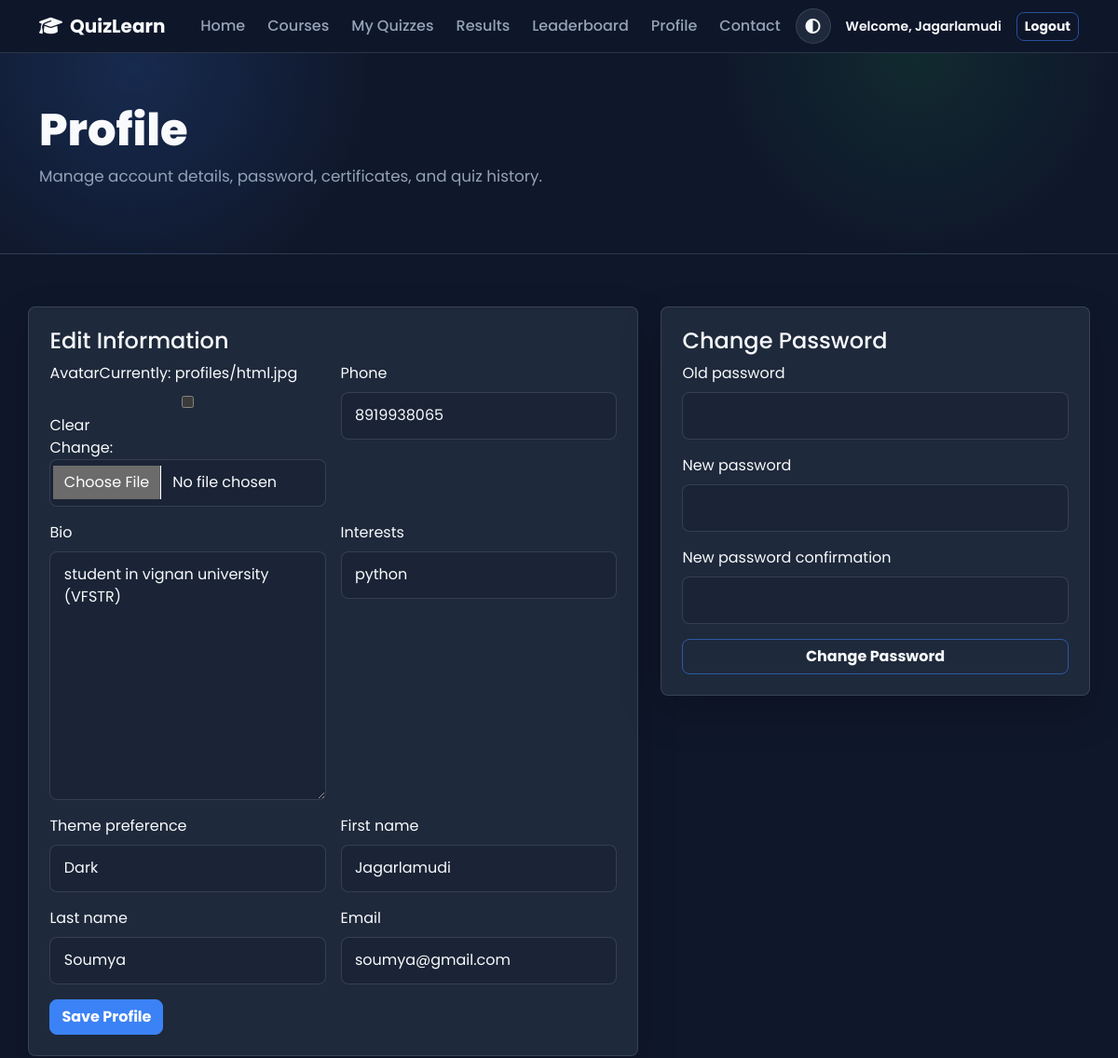
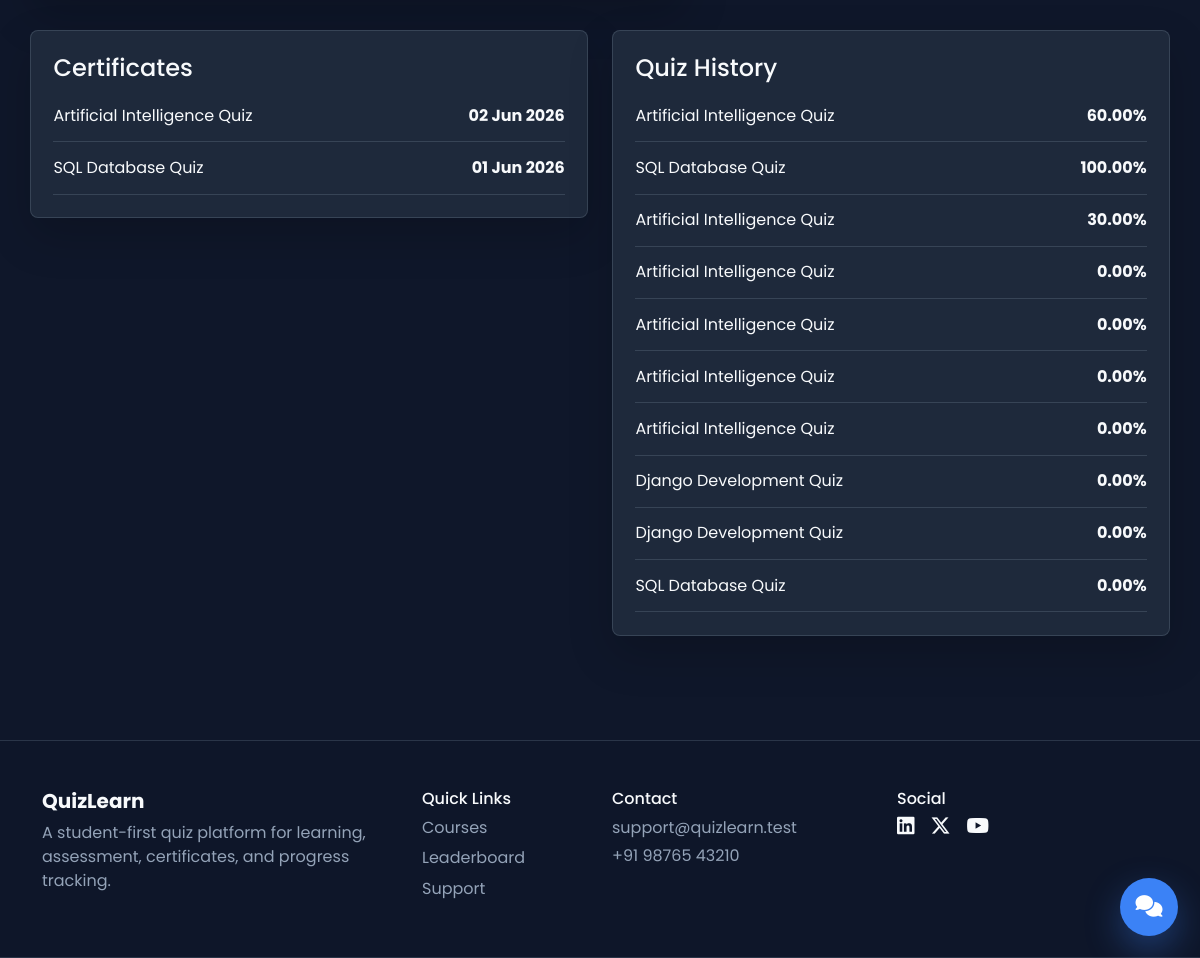
Screenshot of /profile/ (signed in) with the database file from the repository (2 pictures, top to bottom).
### quiz/models.py (models this page shows, shortened)
class Profile(models.Model):
    THEME_CHOICES = [("system", "System"), ("light", "Light"), ("dark", "Dark")]
    user = models.OneToOneField(User, on_delete=models.CASCADE, related_name="profile")
    avatar = models.FileField(upload_to="profiles/", blank=True)
    bio = models.TextField(blank=True)
    phone = models.CharField(max_length=30, blank=True)
    interests = models.CharField(max_length=255, blank=True)
    theme_preference = models.CharField(max_length=12, choices=THEME_CHOICES, default="system")

class Certificate(models.Model):
    attempt = models.OneToOneField(QuizAttempt, on_delete=models.CASCADE, related_name="certificate")
    certificate_id = models.UUIDField(default=uuid.uuid4, unique=True, editable=False)
    issued_at = models.DateTimeField(auto_now_add=True)

class QuizAttempt(models.Model):
    user = models.ForeignKey(User, on_delete=models.CASCADE, related_name="quiz_attempts")
    quiz = models.ForeignKey(Quiz, on_delete=models.CASCADE, related_name="attempts")
    started_at = models.DateTimeField(default=timezone.now)
    submitted_at = models.DateTimeField(null=True, blank=True)
    score = models.PositiveIntegerField(default=0)
    total_questions = models.PositiveIntegerField(default=0)
    correct_answers = models.PositiveIntegerField(default=0)
    wrong_answers = models.PositiveIntegerField(default=0)
    unanswered_questions = models.PositiveIntegerField(default=0)
    percentage = models.DecimalField(max_digits=5, decimal_places=2, default=0)
    time_taken = models.PositiveIntegerField(default=0, help_text="Stored in seconds after submission.")
    is_passed = models.BooleanField(default=False, db_index=True)
    ai_feedback = models.TextField(blank=True)
    class Meta:
        ordering = ["-started_at"]
        indexes = [models.Index(fields=["user", "-started_at"]), models.Index(fields=["quiz", "-percentage"])]

class Quiz(models.Model):
    course = models.ForeignKey(Course, on_delete=models.CASCADE, related_name="quizzes")
    title = models.CharField(max_length=180)
    slug = models.SlugField(max_length=200, unique=True)
    description = models.TextField(blank=True)
    duration_minutes = models.PositiveIntegerField(default=5, validators=[MinValueValidator(1)])
    pass_percentage = models.PositiveIntegerField(default=40, validators=[MinValueValidator(1), MaxValueValidator(100)])
    is_active = models.BooleanField(default=True, db_index=True)
    created_at = models.DateTimeField(auto_now_add=True)
    class Meta:
        ordering = ["course__title", "title"]
        indexes = [models.Index(fields=["course", "is_active"])]

### quiz/views.py (the view)
# urls.py: path("profile/", views.profile, name="profile"),
@login_required
def profile(request):
    form = ProfileForm(request.POST or None, request.FILES or None, instance=request.user.profile, user=request.user)
    password_form = StyledPasswordChangeForm(request.user, request.POST if request.POST.get("form_type") == "password" else None)
    if request.method == "POST" and request.POST.get("form_type") == "profile" and form.is_valid():
        form.save()
        messages.success(request, "Profile updated.")
        return redirect("profile")
    if request.method == "POST" and request.POST.get("form_type") == "password" and password_form.is_valid():
        user = password_form.save()
        update_session_auth_hash(request, user)
        messages.success(request, "Password changed.")
        return redirect("profile")
    certificates = Certificate.objects.select_related("attempt__quiz__course").filter(attempt__user=request.user)
    attempts = request.user.quiz_attempts.select_related("quiz__course").filter(submitted_at__isnull=False)[:10]
    return render(request, "quiz/profile.html", {"form": form, "password_form": password_form, "certificates": certificates, "attempts": attempts})

### quiz/forms.py (shortened to what this page needs)
class ProfileForm(forms.ModelForm):
    first_name = forms.CharField(max_length=150)
    last_name = forms.CharField(max_length=150, required=False)
    email = forms.EmailField()
    class Meta:
        model = Profile
        fields = ["avatar", "phone", "bio", "interests", "theme_preference"]
    def __init__(self, *args, **kwargs):
        self.user = kwargs.pop("user")
        super().__init__(*args, **kwargs)
        self.fields["first_name"].initial = self.user.first_name
        self.fields["last_name"].initial = self.user.last_name
        self.fields["email"].initial = self.user.email

class StyledPasswordChangeForm(PasswordChangeForm):
    pass

### quiz/context_processors.py (called while the page is built)
def support_settings(request):
    return {"TAWK_TO_PROPERTY_ID": settings.TAWK_TO_PROPERTY_ID}

### templates/quiz/profile.html (shortened to what this page needs)
{% extends "base.html" %}
{% block content %}
<section class="page-head"><div class="container"><h1>Profile</h1><p>Manage account details, password, certificates, and quiz history.</p></div></section>
<section class="container section">
  <div class="row g-4">
    <div class="col-lg-7"><div class="panel"><h4>Edit Information</h4><form method="post" enctype="multipart/form-data" class="row g-3">{% for field in form %}<div class="col-md-6"><label class="form-label">{{ field.label }}</label>{{ field }}</div>{% endfor %}<div class="col-12"><button class="btn btn-primary">Save Profile</button></div></form></div></div>
    <div class="col-lg-5"><div class="panel"><h4>Change Password</h4><form method="post" class="vstack gap-3">{% for field in password_form %}<div><label class="form-label">{{ field.label }}</label>{{ field }}</div>{% endfor %}<button class="btn btn-outline-primary">Change Password</button></form></div></div>
  </div>
  <div class="row g-4 mt-2">
    <div class="col-lg-6"><div class="panel"><h4>Certificates</h4>{% for certificate in certificates %}<a class="activity" href="{% url 'certificate_detail' certificate.certificate_id %}"><span>{{ certificate.attempt.quiz.title }}</span><strong>{{ certificate.issued_at|date:"d M Y" }}</strong></a>{% empty %}<p class="text-muted">Pass a quiz to earn certificates.</p>{% endfor %}</div></div>
    <div class="col-lg-6"><div class="panel"><h4>Quiz History</h4>{% for attempt in attempts %}<a class="activity" href="{% url 'result_detail' attempt.id %}"><span>{{ attempt.quiz.title }}</span><strong>{{ attempt.percentage }}%</strong></a>{% empty %}<p class="text-muted">No completed quizzes yet.</p>{% endfor %}</div></div>
  </div>
</section>
{% endblock %}

### templates/base.html (shortened to what this page needs)
{% load static %}
<!doctype html>
<html lang="en">
<head>
  <link href="https://cdn.jsdelivr.net/npm/bootstrap@5.3.3/dist/css/bootstrap.min.css" rel="stylesheet">
  <link href="https://cdnjs.cloudflare.com/ajax/libs/font-awesome/6.5.2/css/all.min.css" rel="stylesheet">
  <link href="{% static 'css/app.css' %}" rel="stylesheet">
</head>
<body>
  <nav class="navbar navbar-expand-lg sticky-top app-navbar">
    <div class="container">
      <a class="navbar-brand fw-bold" href="{% url 'home' %}"><i class="fa-solid fa-graduation-cap me-2"></i>QuizLearn</a>
      <div class="collapse navbar-collapse" id="mainNav">
        <ul class="navbar-nav ms-auto align-items-lg-center gap-lg-2">
          <li class="nav-item"><a class="nav-link" href="{% url 'home' %}">Home</a></li>
          <li class="nav-item"><a class="nav-link" href="{% url 'courses' %}">Courses</a></li>
          {% if user.is_authenticated %}
            <li class="nav-item"><a class="nav-link" href="{% url 'my_quizzes' %}">My Quizzes</a></li>
            <li class="nav-item"><a class="nav-link" href="{% url 'results' %}">Results</a></li>
            <li class="nav-item"><a class="nav-link" href="{% url 'leaderboard' %}">Leaderboard</a></li>
            <li class="nav-item"><a class="nav-link" href="{% url 'profile' %}">Profile</a></li>
            <li class="nav-item"><a class="nav-link" href="{% url 'contact' %}">Contact</a></li>
            <li class="nav-item"><button class="theme-toggle" id="themeToggle" data-save-url="{% url 'save_theme' %}" aria-label="Toggle theme"><i class="fa-solid fa-circle-half-stroke"></i></button></li>
            <li class="nav-item small welcome-text fw-semibold px-lg-2">Welcome, {{ user.first_name|default:user.username }}</li>
            <li class="nav-item"><a class="btn btn-outline-primary btn-sm" href="{% url 'logout' %}">Logout</a></li>
          {% endif %}
        </ul>
      </div>
    </div>
  </nav>
  <main>{% block content %}{% endblock %}</main>
  <footer class="footer-band mt-5">
    <div class="container py-5">
      <div class="row g-4">
        <div class="col-md-4">
          <h5 class="fw-bold">QuizLearn</h5>
          <p>A student-first quiz platform for learning, assessment, certificates, and progress tracking.</p>
        </div>
        <div class="col-md-2"><h6>Quick Links</h6><a href="{% url 'courses' %}">Courses</a><a href="{% url 'leaderboard' %}">Leaderboard</a><a href="{% url 'contact' %}">Support</a></div>
        <div class="col-md-3"><h6>Contact</h6><p class="text-muted mb-1">support@quizlearn.test</p><p class="text-muted mb-0">+91 98765 43210</p></div>
        <div class="col-md-3"><h6>Social</h6><div class="d-flex gap-3 fs-5"><i class="fa-brands fa-linkedin"></i><i class="fa-brands fa-x-twitter"></i><i class="fa-brands fa-youtube"></i></div></div>
      </div>
    </div>
  </footer>
  <button class="ai-launcher" id="aiLauncher" aria-label="Open AI assistant"><i class="fa-solid fa-comments"></i></button>
</body>
</html>

### static/css/app.css (style rules this page uses)
:root { --bg: #0f172a; --card: #1e293b; --card-2: #243449; --primary: #3b82f6; --success: #22c55e; --danger: #ef4444; --warning: #facc15; --text: #f8fafc; --muted: #94a3b8; --line: rgba(148, 163, 184, .22); }
* { letter-spacing: 0; transition-property: background-color, border-color, color, box-shadow; transition-duration: .22s; transition-timing-function: ease; }
html { color-scheme: dark; }
body { font-family: "Poppins", sans-serif; color: var(--text); background: var(--bg); transition: background-color .28s ease, color .28s ease; }
a { color: var(--text); text-decoration: none; }
p, .text-muted, .form-text { color: var(--muted) !important; }
.app-navbar, .footer-band { background: color-mix(in srgb, var(--bg) 92%, transparent); border-bottom: 1px solid var(--line); backdrop-filter: blur(18px); }
.navbar-brand, .welcome-text { color: var(--text) !important; }
.nav-link { color: var(--muted); font-weight: 500; }
.theme-toggle { width: 38px; height: 38px; display: inline-grid; place-items: center; border-radius: 50%; border: 1px solid var(--line); background: var(--card); color: var(--text); transition: .2s ease; }
.btn { border-radius: 8px; font-weight: 700; transition: .18s ease; }
.btn-primary { background: var(--primary); border-color: var(--primary); }
.btn-outline-primary { color: var(--text); border-color: rgba(59,130,246,.55); }
input, textarea, select, .form-control { background: color-mix(in srgb, var(--card) 72%, var(--bg)) !important; color: var(--text) !important; border-radius: 8px !important; border: 1px solid var(--line) !important; padding: .78rem .9rem !important; width: 100%; }
input::placeholder, textarea::placeholder { color: #64748b !important; }
textarea { min-height: 130px; }
.hero, .page-head, .course-hero, .auth-shell, .quiz-shell { background: radial-gradient(circle at 12% 8%, rgba(59,130,246,.18), transparent 24%), radial-gradient(circle at 82% 0%, rgba(34,197,94,.11), transparent 22%), var(--bg); }
.hero p, .page-head p, .section-title p { color: var(--muted); font-size: 1.05rem; }
.section { padding: 56px 0; }
.section-title h2, .page-head h1 { font-weight: 800; }
.feature-card, .course-card, .quiz-card, .panel, .metric, .testimonial, .result-card, .support-card, .auth-card, .support-chat, .quiz-side, .question-card { background: var(--card); border: 1px solid var(--line); border-radius: 8px; box-shadow: 0 18px 45px rgba(0,0,0,.18); }
.footer-band { margin-top: 0; border-top: 1px solid var(--line); }
.footer-band a { display: block; color: var(--muted); margin: .4rem 0; }
.page-head, .course-hero { padding: 54px 0; border-bottom: 1px solid var(--line); }
.course-hero h1, .page-head h1 { font-size: clamp(2rem, 4vw, 3.5rem); }
.quiz-card, .panel, .support-card { padding: 1.4rem; }
.activity { display: flex; justify-content: space-between; gap: 1rem; padding: .85rem 0; border-bottom: 1px solid var(--line); color: var(--text); }
.ai-launcher { position: fixed; right: 22px; bottom: 22px; z-index: 1050; width: 58px; height: 58px; border: 0; border-radius: 50%; background: var(--primary); color: #fff; font-size: 1.35rem; box-shadow: 0 14px 35px rgba(59,130,246,.35); }

### rows the page displays
Profile: form "8919938065" "student in vignan university (VFSTR)" "python" "Dark"
Certificate: attempt.quiz "Artificial Intelligence Quiz", issued_at "02 Jun 2026"
Certificate: attempt.quiz "SQL Database Quiz", issued_at "01 Jun 2026"
QuizAttempt: quiz "Artificial Intelligence Quiz", percentage "60.00"
QuizAttempt: quiz "SQL Database Quiz", percentage "100.00"
QuizAttempt: quiz "Artificial Intelligence Quiz", percentage "30.00"
QuizAttempt: quiz "Artificial Intelligence Quiz", percentage "0.00"
QuizAttempt: quiz "Artificial Intelligence Quiz", percentage "0.00"
QuizAttempt: quiz "Artificial Intelligence Quiz", percentage "0.00"
QuizAttempt: quiz "Artificial Intelligence Quiz", percentage "0.00"
QuizAttempt: quiz "Django Development Quiz", percentage "0.00"
QuizAttempt: quiz "Django Development Quiz", percentage "0.00"
QuizAttempt: quiz "SQL Database Quiz", percentage "0.00"

### other values shown
{{ user.first_name|default:user.username }} "Jagarlamudi"
{{ field.label }} "Avatar" "Phone" "Bio" "Interests" "Theme preference" "First name" "Last name" "Email"
{{ field.label }} "Old password" "New password" "New password confirmation"
